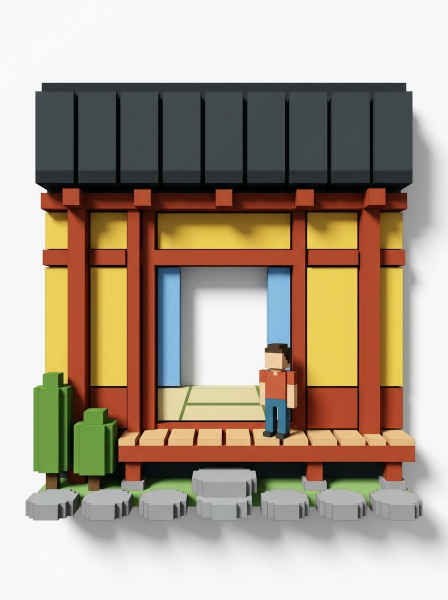
#> input picture tools/plates-src/01-before.png, 896 x 1200 px, found by its file name (shown at 1/2 size); its folder holds only this picture in this run
$ python shrink-plate.py
#> lines starting #> are read from the running program, lines starting #| are printed output that depends on the picture; after the words box and inside, x2 and y2 are one past the last pixel; in counts of white or black regions, pixels touching at a corner belong together
#!/usr/bin/env python3
"""原本のPNGから板の地を抜いて、版に載せる軽いWebPにする。

    python3 tools/shrink-plate.py 01

地を抜いて透過にする。**隣の画素との差**で広げる塗りつぶしなので、
紙の上のなだらかな影も最後まで追えて、切り紙の硬い縁で止まる。
版の紙がそのまま地になり、背景は完全に白になる。
"""
import hashlib
import json
import os
import re
import sys

import numpy as np
from PIL import Image, ImageFilter

ID = sys.argv[1] if len(sys.argv) > 1 else "01"
VERSION_TS = "src/webgl/plateArtVersion.ts"

def peel(img):
    """縁からつながっている地を抜く。

    しきい値を「種の色との差」で測ると、紙の上に落ちた影のところで切れて
    ぎざつく。ここでは**隣の画素との差**で広げるので、なだらかな影は最後まで
    追えて、切り紙の硬い縁でぴたりと止まる。
    """
    from collections import deque

    a = np.asarray(img).astype(np.int16)
    h, w, _ = a.shape
    seen = np.zeros((h, w), dtype=bool)
    q = deque()

    for x in range(w):
        for y in (0, h - 1):
            if not seen[y, x]:
                seen[y, x] = True
                q.append((y, x))
    for y in range(h):
        for x in (0, w - 1):
            if not seen[y, x]:
                seen[y, x] = True
                q.append((y, x))

    tol = 3  # 隣の画素とこれだけ違ってよい。大きいと明るい絵の中へ食い込む。
    while q:
        y, x = q.popleft()
        c = a[y, x]
        for dy, dx in ((1, 0), (-1, 0), (0, 1), (0, -1)):
            ny, nx = y + dy, x + dx
            if 0 <= ny < h and 0 <= nx < w and not seen[ny, nx]:
                if int(np.abs(a[ny, nx] - c).max()) <= tol:
                    seen[ny, nx] = True
                    q.append((ny, nx))
    return seen


# 二枚は溶かし合わせるので、**同じ枠で切る**。別々に切ると、
# 変容前と実行後で組みの位置がずれる。
cut = {}
boxes = []
for name in (f"{ID}-before", f"{ID}-after"):
    src = Image.open(f"tools/plates-src/{name}.png").convert("RGB")
#> src is the input picture: PIL image 896x1200 RGB; mean R, G, B 170.6, 157.1, 140.7
    w = 760
    src = src.resize((w, round(w * src.height / src.width)), Image.LANCZOS)
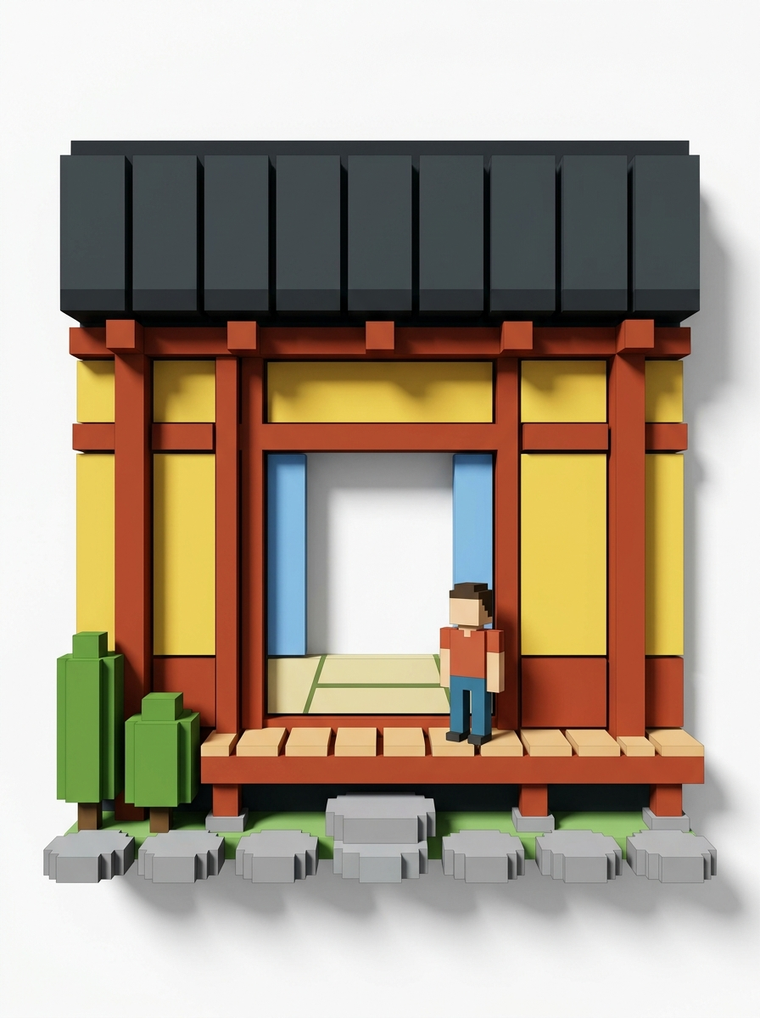
#> src: PIL image 760x1018 RGB; mean R, G, B 170.6, 157.1, 140.7

    bg = peel(src)
#> after the loop in peel, `for x in range(w):`:
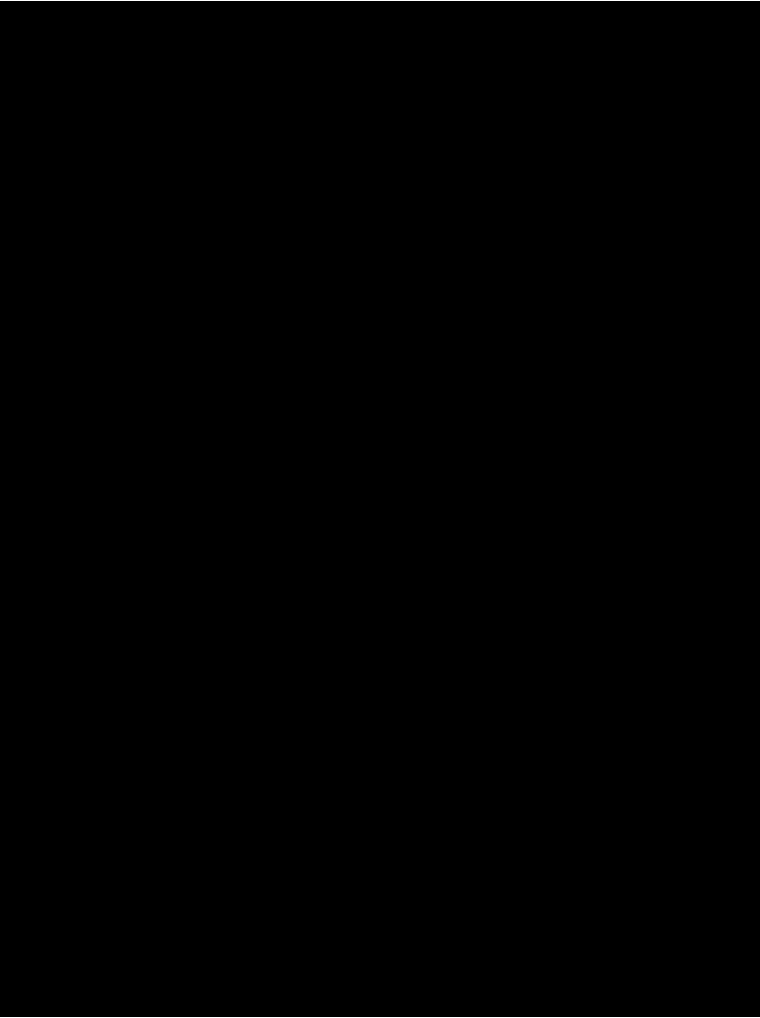
#> seen: shape (1018, 760) bool; 0.2% white in thin lines or dots
#> after the loop in peel, `for y in range(h):`:
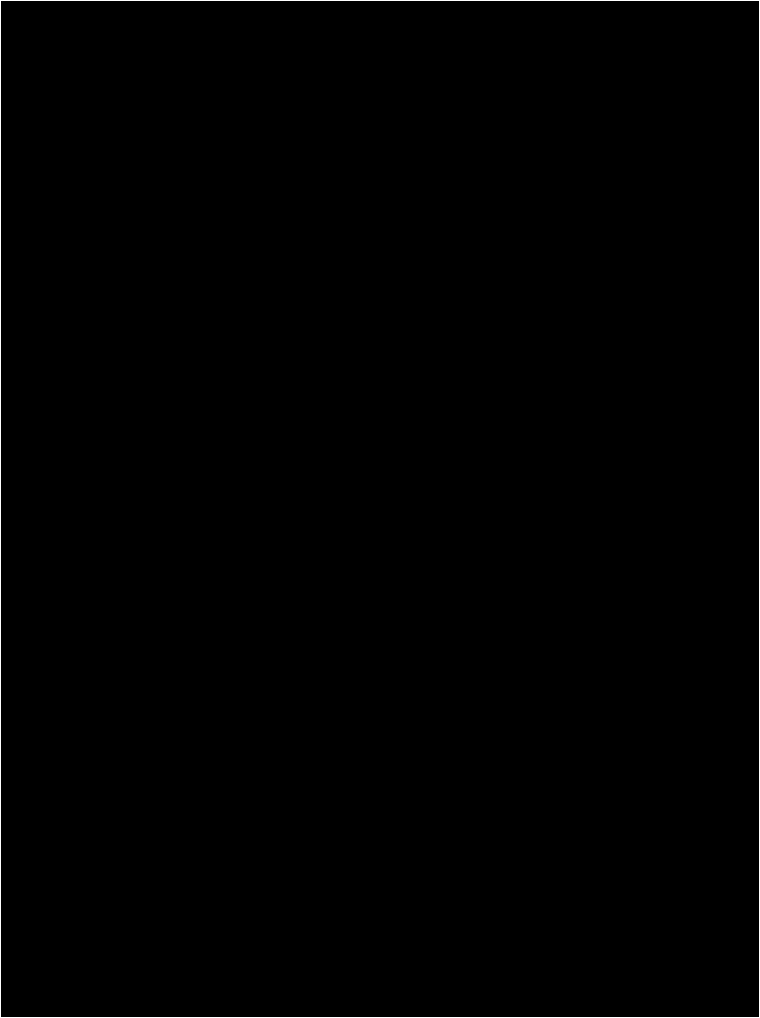
#> seen: shape (1018, 760) bool; 0.46% white in thin lines or dots
#> the loop in peel, `while q:` made 307252 passes
#> c on passes 1 to 3: [247, 249, 248], [247, 248, 250], [249, 251, 250]
#> after the loop in peel, `while q:`:
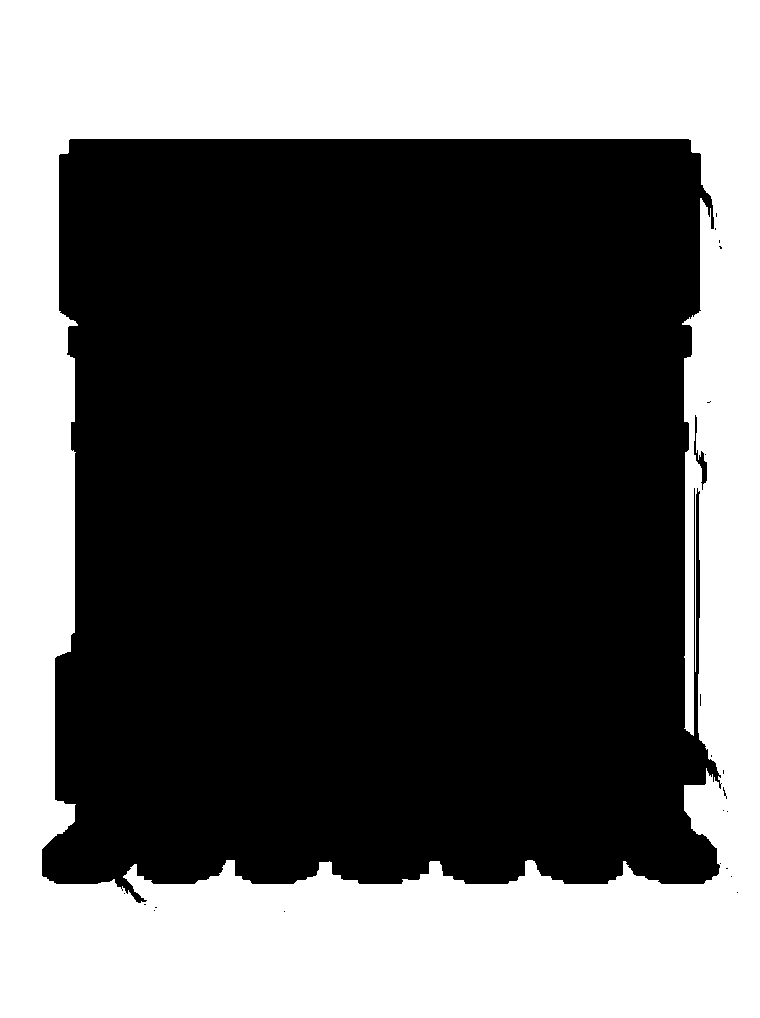
#> seen: shape (1018, 760) bool; 39.7% white; 1 white region, box (x1, y1, x2, y2) and area: (0, 0, 760, 1018) 307252
    alpha = Image.fromarray(np.where(bg, 0, 255).astype(np.uint8), "L")
    alpha = alpha.filter(ImageFilter.GaussianBlur(0.7))
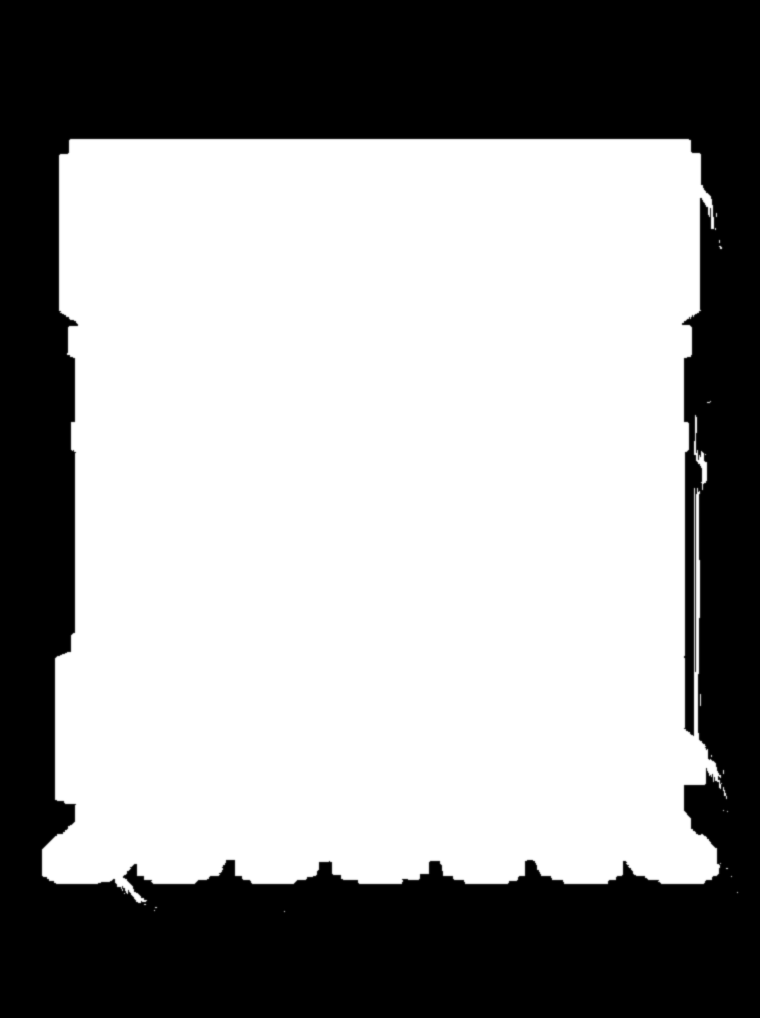
#> alpha: PIL image 760x1018 L; min 0, max 255, mean 153.7
    alpha = alpha.point(lambda v: 0 if v < 90 else min(255, int((v - 90) * 255 / 130)))

    out = src.convert("RGBA")
    out.putalpha(alpha)
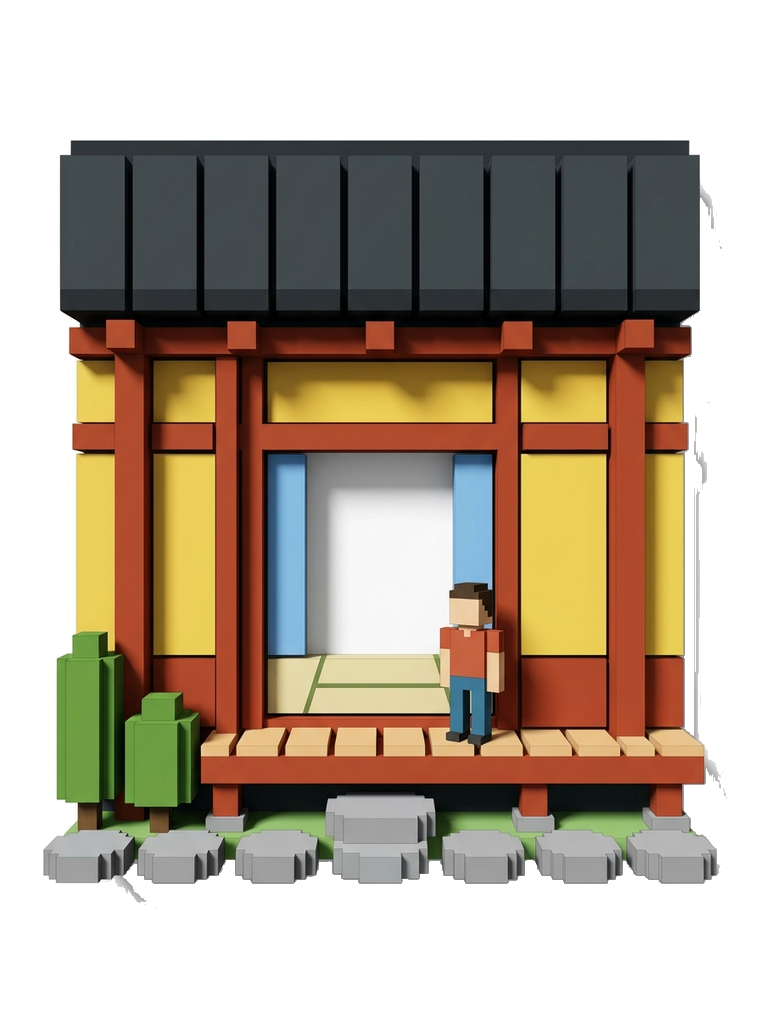
#> out: PIL image 760x1018 RGBA; mean R, G, B, A 170.6, 157.1, 140.7, 153.5; transparent parts drawn white
#> (the run stopped early here; a loop or call above may not have finished)
